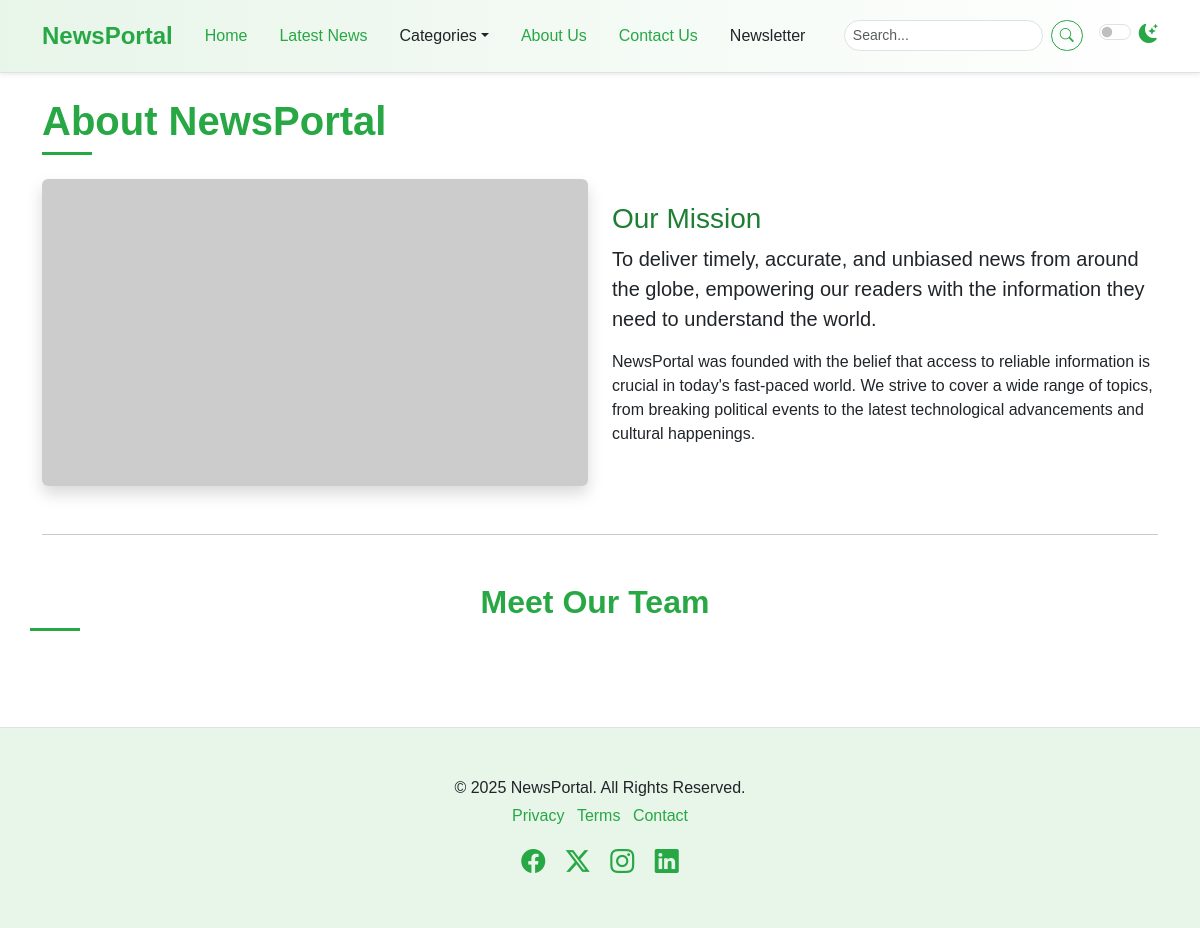
Page /about/ on the earlier database version.
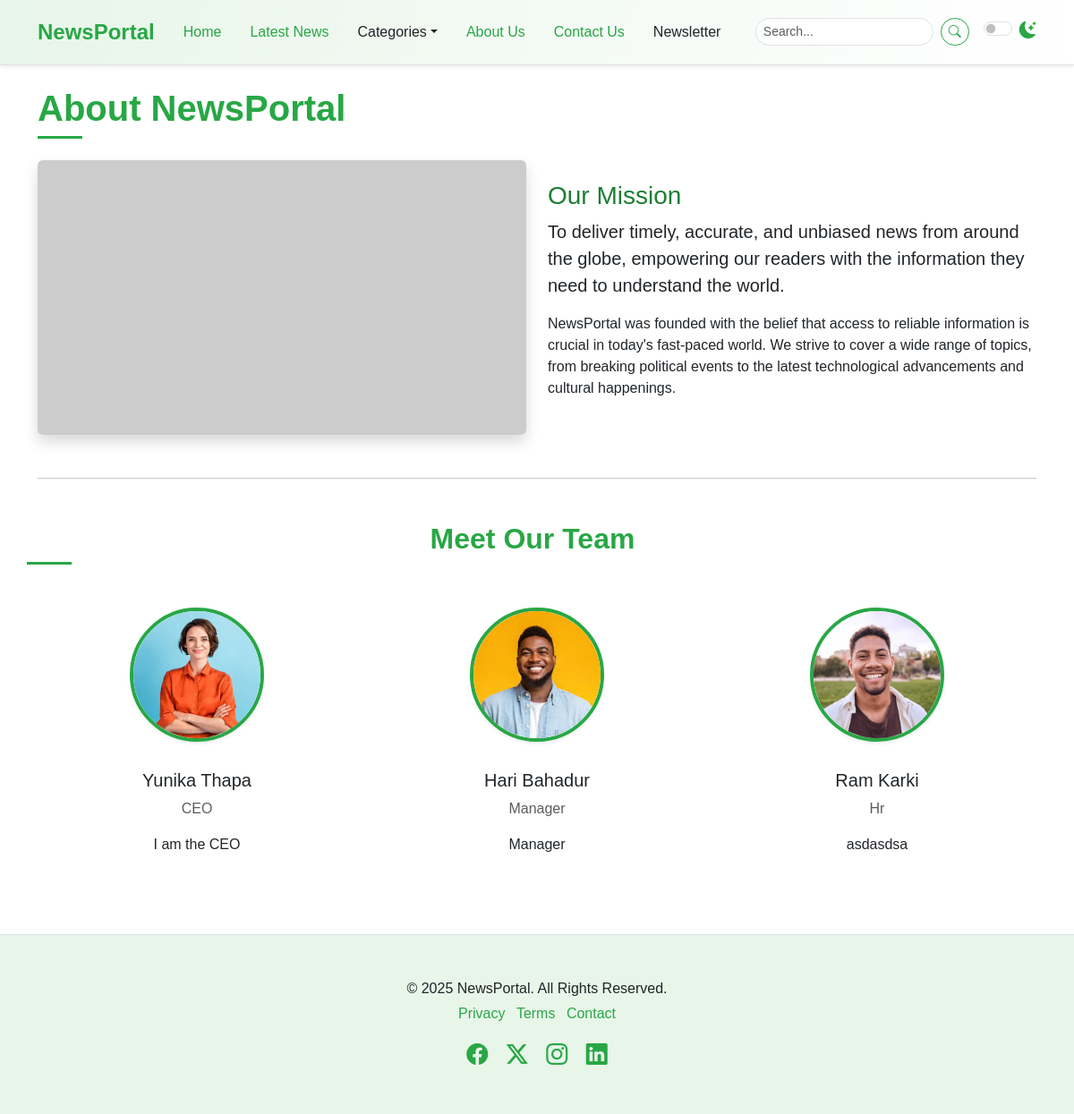
Same page on the later database version.
### newspaper/models.py (models this page shows, shortened)
class TimeStampedModel(models.Model):
    created_at = models.DateTimeField(auto_now_add=True)
    updated_at = models.DateTimeField(auto_now=True)
    class Meta:
        abstract = True # Don't create a table in DB

class OurTeam(TimeStampedModel):
    name = models.CharField(max_length=100)
    position = models.CharField(max_length=100)
    image = models.ImageField(upload_to="team_image/%Y/%m/%d", blank=False)
    description = models.TextField()

### newspaper/views.py (the view)
# urls.py: path("about/", views.AboutView.as_view(), name="about"),
class AboutView(TemplateView):
    template_name = "about.html"
    def get_context_data(self, **kwargs):
        context = super().get_context_data(**kwargs)
        context["our_teams"] = OurTeam.objects.all()
        return context

### newspaper/nav.py (called while the page is built)
def navigation(request):
    categories = Category.objects.all()
    return {"categories": categories}

### templates/about.html
{% extends "newsportal/base.html" %}
{% block content %}
<div class="container mt-4">
      <h1 class="mb-4 section-title">
        <span>About NewsPortal</span>
      </h1>
      <div class="row mb-5">
        <div class="col-md-6">
          <img src="https://placehold.co/800x450/28a745/ffffff?text=Our+Mission"
               class="img-fluid rounded shadow"
               alt="Our Mission" />
        </div>
        <div class="col-md-6 d-flex flex-column justify-content-center">
          <h3 class="mt-3 mt-md-0 about-mission-title">Our Mission</h3>
          <p class="lead">
            To deliver timely, accurate, and unbiased news from around the globe, empowering our readers with the information they need to understand the world.
          </p>
          <p>
            NewsPortal was founded with the belief that access to reliable information is crucial in today's fast-paced world. We strive to cover a wide range of topics, from breaking political events to the latest technological advancements and cultural happenings.
          </p>
        </div>
      </div>
      <hr class="my-5" />
      <div class="row text-center">
        <h2 class="mb-5 section-title">
          <span>Meet Our Team</span>
        </h2>
        {% for our_team in our_teams %}
          <div class="col-lg-4 col-md-6 mb-4">
            <div class="team-member">
              <img src="{{ our_team.image.url }}"
                  alt="{{ our_team.name }}"
                  height="150"
                  width="150" />
              <h5 class="mt-3">{{ our_team.name }}</h5>
              <p class="text-muted">{{our_team.position}}</p>
              <p>{{ our_team.description }}</p>
            </div>
          </div>
        {% endfor %}
      </div>
    </div>
{% endblock content %}

### templates/newsportal/base.html (shortened to what this page needs)
{% load static %}
<!DOCTYPE html>
<html lang="en" data-bs-theme="light">
  <head>
    <link href="{% static 'css/bootstrap.min.css' %}"
          rel="stylesheet">
    <link rel="stylesheet"
          href="https://cdn.jsdelivr.net/npm/bootstrap-icons@1.11.3/font/bootstrap-icons.min.css" />
    <link rel="stylesheet" href="{% static 'css/style.css' %}" />
  </head>
  <body>
    {% include "newsportal/nav.html" %}
    {% block content %}
    {% endblock content %}
    {% include "newsportal/footer.html" %}
  </body>
</html>

### templates/newsportal/nav.html (shortened to what this page needs)
<nav class="navbar navbar-expand-lg sticky-top elegant-navbar">
  <div class="container">
    <a class="navbar-brand fw-bold" href="/">NewsPortal</a>
    <div class="collapse navbar-collapse" id="navbarNavDropdown">
      <ul class="navbar-nav me-auto mb-2 mb-lg-0">
        <li class="nav-item">
          <a class="nav-link active" aria-current="page" href="/">Home</a>
        </li>
        <li class="nav-item">
          <a class="nav-link" href="{% url 'post-list' %}">Latest News</a>
        </li>
        <li class="nav-item dropdown">
          <a class="nav-link dropdown-toggle" href="#" role="button" data-bs-toggle="dropdown"
            aria-expanded="false">Categories</a>
        </li>
        <li class="nav-item">
          <a class="nav-link" href="{% url 'about' %}">About Us</a>
        </li>
        <li class="nav-item">
          <a class="nav-link" href="{% url 'contact' %}">Contact Us</a>
        </li>
        <li class="nav-item">
          <a class="nav-link" href="#newsletter-section">Newsletter</a>
        </li>
      </ul>
      <form class="d-flex me-3" role="search">
        <input class="form-control form-control-sm me-2" type="search" placeholder="Search..." aria-label="Search" />
        <button class="btn btn-outline-success btn-sm" type="submit">
          <i class="bi bi-search"></i>
        </button>
      </form>
      <div class="form-check form-switch">
        <input class="form-check-input" type="checkbox" role="switch" id="darkModeSwitch" />
        <label class="form-check-label" for="darkModeSwitch">
          <i class="bi bi-moon-stars-fill"></i>
        </label>
      </div>
    </div>
  </div>
</nav>

### templates/newsportal/footer.html
<footer class="py-5 mt-5 elegant-footer">
      <div class="container text-center">
        <p class="mb-1">&copy; 2025 NewsPortal. All Rights Reserved.</p>
        <ul class="list-inline">
          <li class="list-inline-item">
            <a href="#">Privacy</a>
          </li>
          <li class="list-inline-item">
            <a href="#">Terms</a>
          </li>
          <li class="list-inline-item">
            <a href="#">Contact</a>
          </li>
        </ul>
        <div class="social-icons mt-3">
          <a href="#" class="text-decoration-none me-3"><i class="bi bi-facebook fs-4"></i></a>
          <a href="#" class="text-decoration-none me-3"><i class="bi bi-twitter-x fs-4"></i></a>
          <a href="#" class="text-decoration-none me-3"><i class="bi bi-instagram fs-4"></i></a>
          <a href="#" class="text-decoration-none"><i class="bi bi-linkedin fs-4"></i></a>
        </div>
      </div>
    </footer>

### static/css/style.css (style rules this page uses)
:root { --primary-green: #28a745; --light-green: #e8f5e9; --dark-green: #1e7e34; --accent-green: #5cb85c; --text-color-light: #212529; --text-color-dark: #f8f9fa; --bg-light: #ffffff; --bg-dark: #212529; --card-bg-light: #ffffff; --card-bg-dark: #343a40; --border-color-light: #dee2e6; --border-color-dark: #495057; --shadow-sm: 0 0.125rem 0.25rem rgba(0, 0, 0, 0.075); --shadow: 0 0.5rem 1rem rgba(0, 0, 0, 0.15); --transition-speed: 0.3s ease; }
body { font-family: "Poppins", sans-serif; background-color: var(--bg-light); color: var(--text-color-light); transition: background-color var(--transition-speed), color var(--transition-speed); }
.elegant-navbar { background: linear-gradient( to right, var(--light-green), #ffffff ); border-bottom: 1px solid var(--border-color-light); box-shadow: var(--shadow-sm); padding-top: 0.8rem; padding-bottom: 0.8rem; }
.elegant-navbar .navbar-brand { color: var(--primary-green); font-size: 1.5rem; transition: color var(--transition-speed); }
.elegant-navbar .nav-link { color: var(--text-color-light); font-weight: 500; transition: color var(--transition-speed); margin: 0 0.5rem; }
.elegant-navbar .nav-link:hover, .elegant-navbar .nav-link.active { color: var(--primary-green); }
.elegant-navbar .form-control { border-radius: 20px; border-color: var(--border-color-light); background-color: var(--bg-light); color: var(--text-color-light); }
.elegant-navbar .btn-outline-success { border-color: var(--primary-green); color: var(--primary-green); border-radius: 20px; transition: background-color var(--transition-speed), color var(--transition-speed); }
.elegant-navbar .form-check-label i { color: var(--primary-green); font-size: 1.2rem; }
.section-title { position: relative; padding-bottom: 10px; margin-bottom: 20px; font-weight: 600; color: var(--primary-green); }
.section-title span { position: relative; z-index: 1; background-color: var(--bg-light); padding-right: 10px; }
.section-title::after { content: ""; position: absolute; left: 0; bottom: 0; width: 50px; height: 3px; background-color: var(--primary-green); }
.elegant-footer { background-color: var(--light-green); border-top: 1px solid var(--border-color-light); color: var(--text-color-light); }
.elegant-footer a { color: var(--primary-green); text-decoration: none; transition: color var(--transition-speed); }
.elegant-footer .social-icons a { color: var(--primary-green); transition: color var(--transition-speed), transform var(--transition-speed); }
.btn-outline-success { color: var(--primary-green); border-color: var(--primary-green); transition: background-color var(--transition-speed), color var(--transition-speed); }
.about-mission-title { color: var(--dark-green); }
.team-member img { width: 150px; height: 150px; object-fit: cover; border-radius: 50%; border: 4px solid var(--primary-green); margin-bottom: 15px; box-shadow: var(--shadow-sm); }

Differences in the rows shown:
added OurTeam: image (picture), name "Yunika Thapa", position "CEO", description "I am the CEO"
added OurTeam: image (picture), name "Hari Bahadur", position "Manager", description "Manager"
added OurTeam: image (picture), name "Ram Karki", position "Hr", description "asdasdsa"
